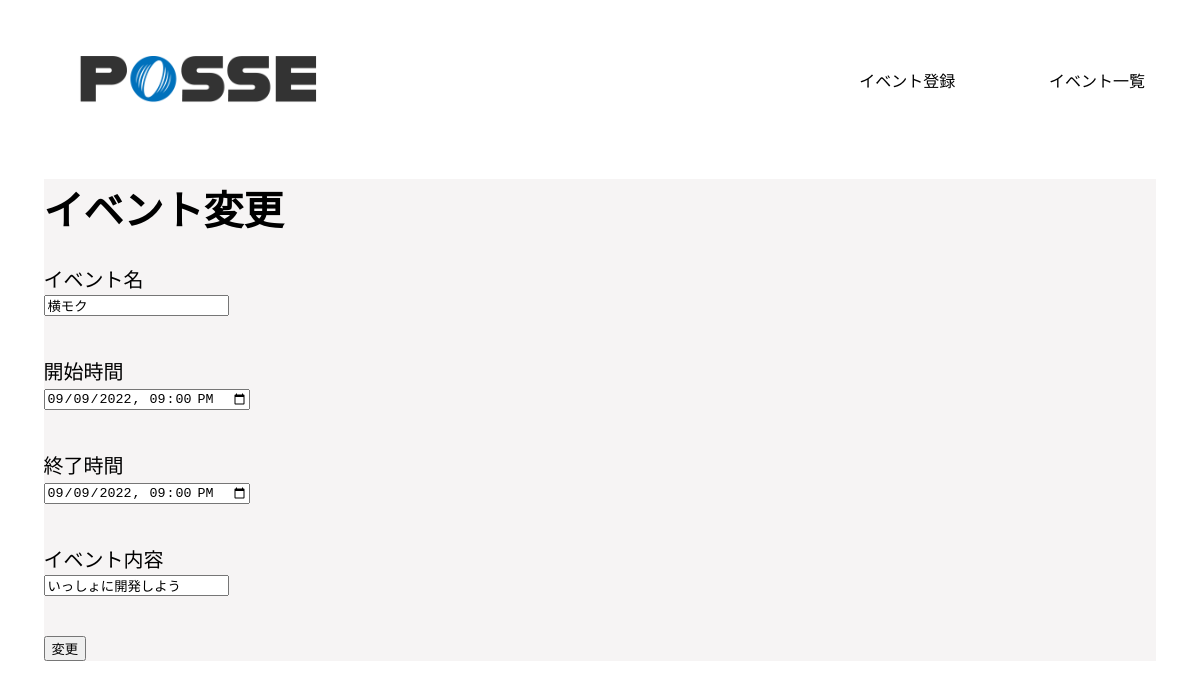
The page /admin/event_edit.php?id=2 (signed in) on the database its author committed.
### tables this page shows
CREATE TABLE events (
  id INT AUTO_INCREMENT NOT NULL PRIMARY KEY,
  name VARCHAR(255) NOT NULL,
  start_at DATETIME,
  end_at DATETIME,
  event_detail VARCHAR(255),
  created_at DATETIME DEFAULT CURRENT_TIMESTAMP,
  updated_at DATETIME DEFAULT CURRENT_TIMESTAMP ON UPDATE CURRENT_TIMESTAMP,
  deleted_at DATETIME
);

### src/admin/event_edit.php (the view, shortened to what this page needs)
<?php
require('../dbconnect.php');
if (isset($_GET['id'])) {
  $id = htmlspecialchars($_GET['id']);
  $stmt = $db->prepare('SELECT * FROM events WHERE id = ?');
  $stmt->execute(array($id));
  $event = $stmt->fetchAll(pdo::FETCH_ASSOC);
}
?>
<!DOCTYPE html>
<html lang="ja">
<head>
  <link rel="stylesheet" href="../admin/css/admin.css">
</head>
<body>
  <header>
    <div class="header_logo">
      <img src="../img/header-logo.png" alt="posseロゴ">
    </div>
    <div class="header_title">
      <p><a href="./event_registration.php">イベント登録</a></p>
    </div>
    <div class="header_title">
      <p><a href="./event_list.php">イベント一覧</a></p>
    </div>
  </header>
  <main>
    <div>
      <h1>イベント変更</h1>
    </div>
    <form action="./event_edit.php" method="POST" class="registration_form">
      <div>
        <p>イベント名<br><input name="name" type="text" value="<?php echo $event[0]['name'] ?>"></p>
      </div>
      <div>
        <p>開始時間<br><input name="start_at" type="datetime-local" value="<?php echo $event[0]['start_at'] ?>"></p>
      </div>
      <div>
        <p>終了時間<br><input name="end_at" type="datetime-local" value="<?php echo $event[0]['end_at'] ?>"></p>
      </div>
      <div>
        <p>イベント内容<br><input name="event_detail" type="text" value="<?php echo $event[0]['event_detail'] ?>"></p>
      </div>
      <div>
        <button name="update" type="submit">変更</button>
      </div>
      </form>
</main>
</body>
</html>

### src/admin/css/admin.css (style rules this page uses)
html { font-size: 62.5%; }
a { text-decoration: none; color: black; }
header { display: flex; justify-content: space-around; align-items: center; }
.header_logo img { width: 40%; }
.header_logo { width: 60%; }
.header_title p { font-size: 1.6rem; }
main { background-color: rgb(246, 244, 244); width: 94%; margin: 0 auto; }
h1 { font-size: 4rem; }
.registration_form p { font-size: 2rem; }
.registration_form div { margin-bottom: 40px; }

### rows shown on the page
events: name "横モク", start_at "09/09/2022 21:00", end_at "09/09/2022 21:00", event_detail "いっしょに開発しよう"
